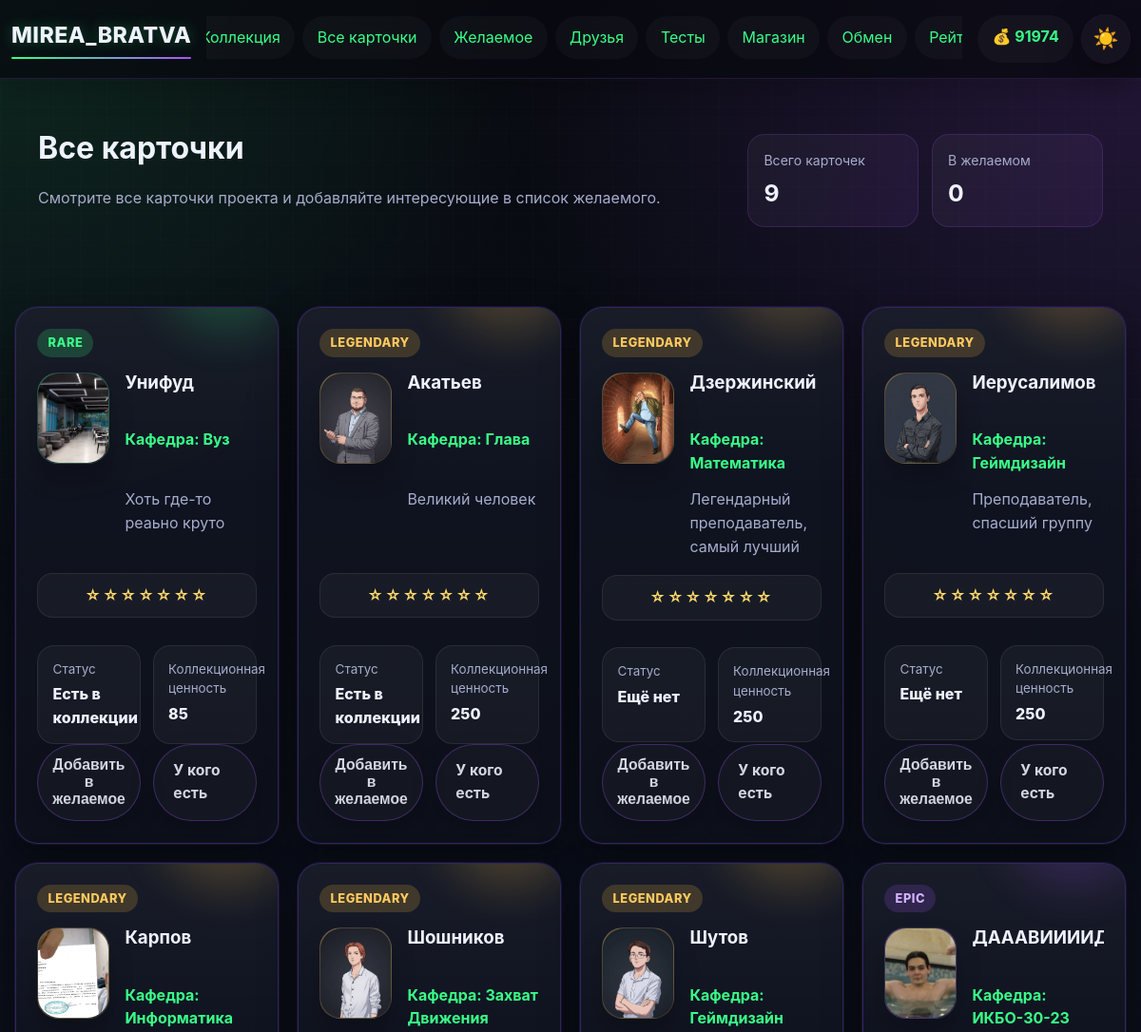
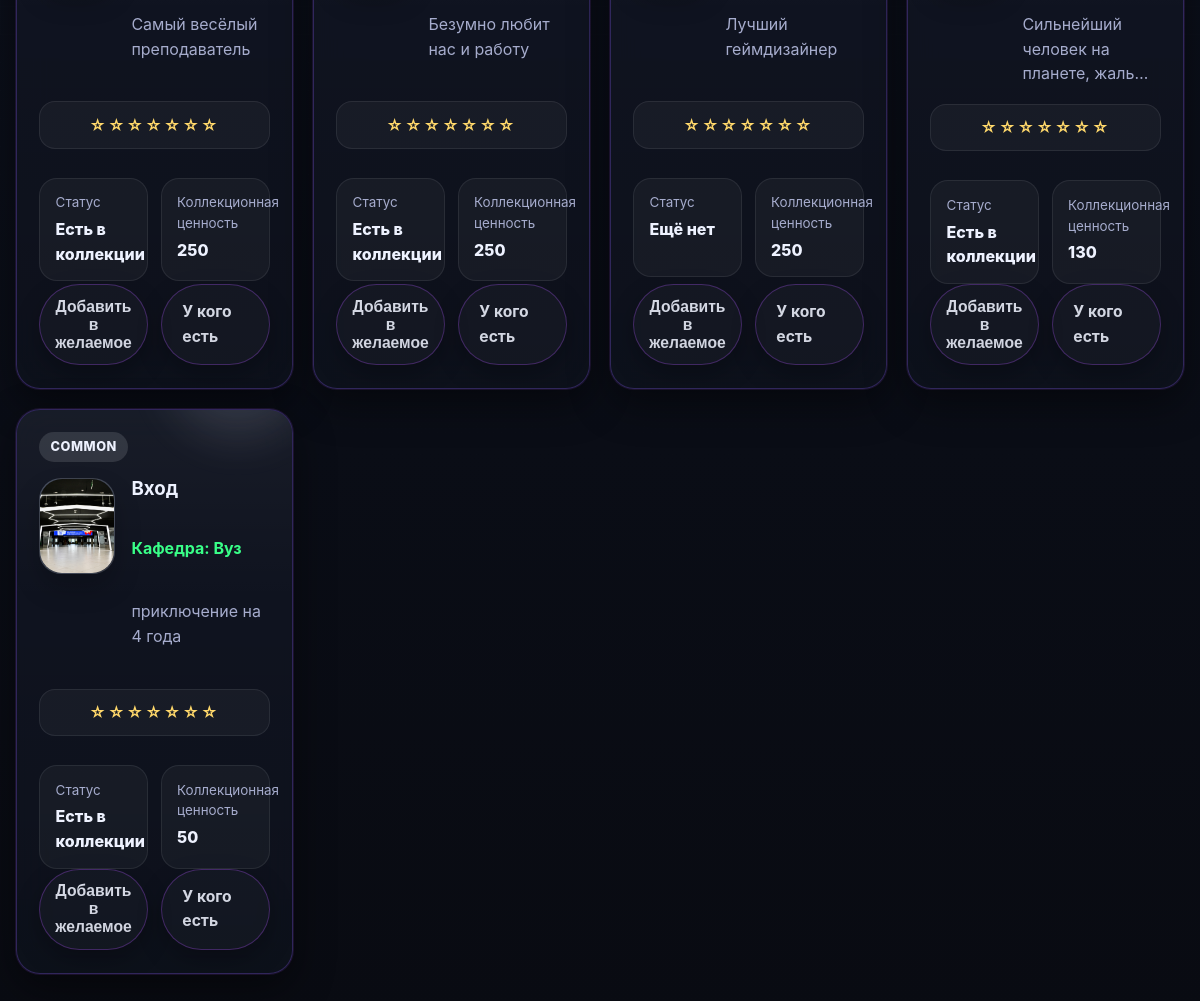
The page /cards (signed in) on the database as committed earlier (2 pictures, top to bottom).
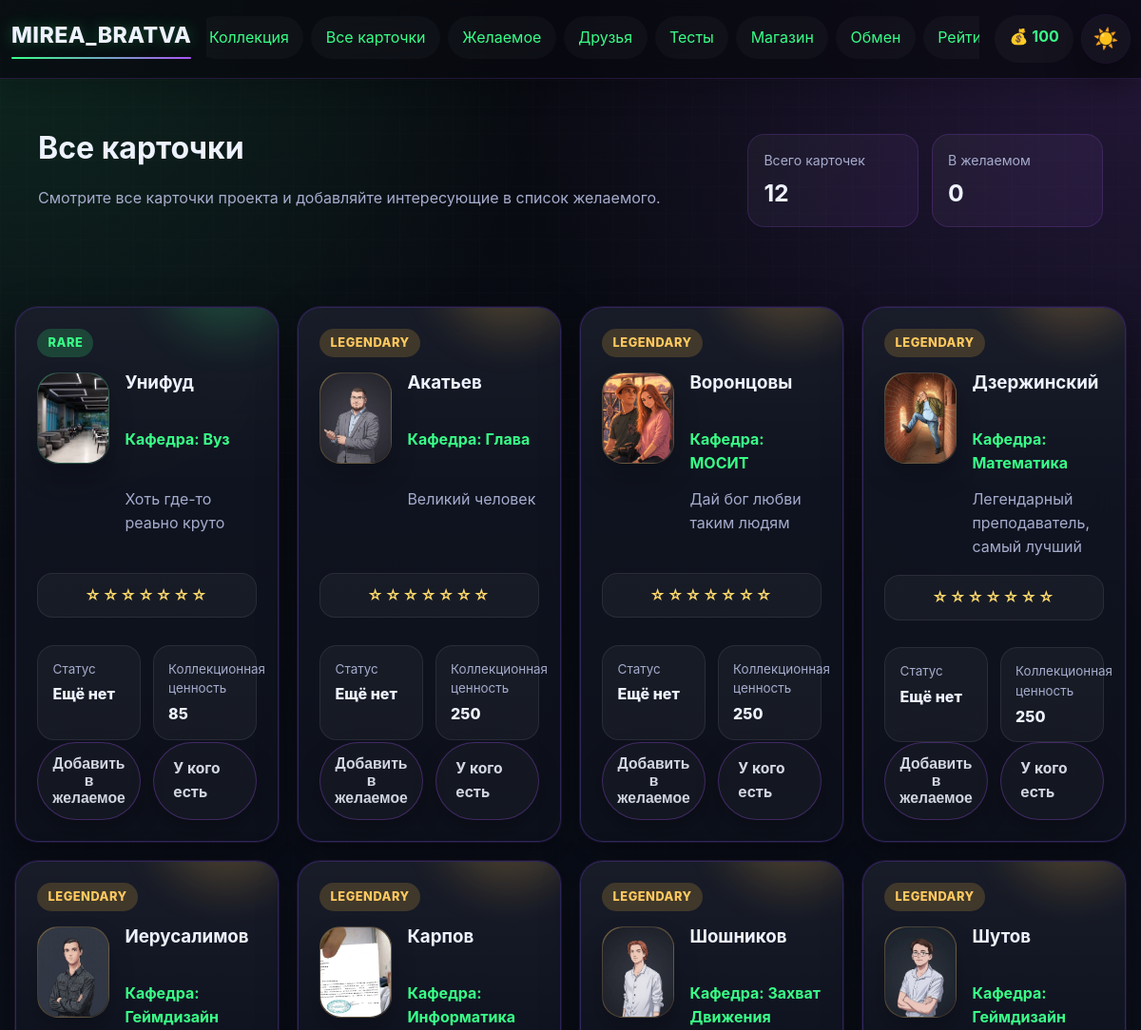
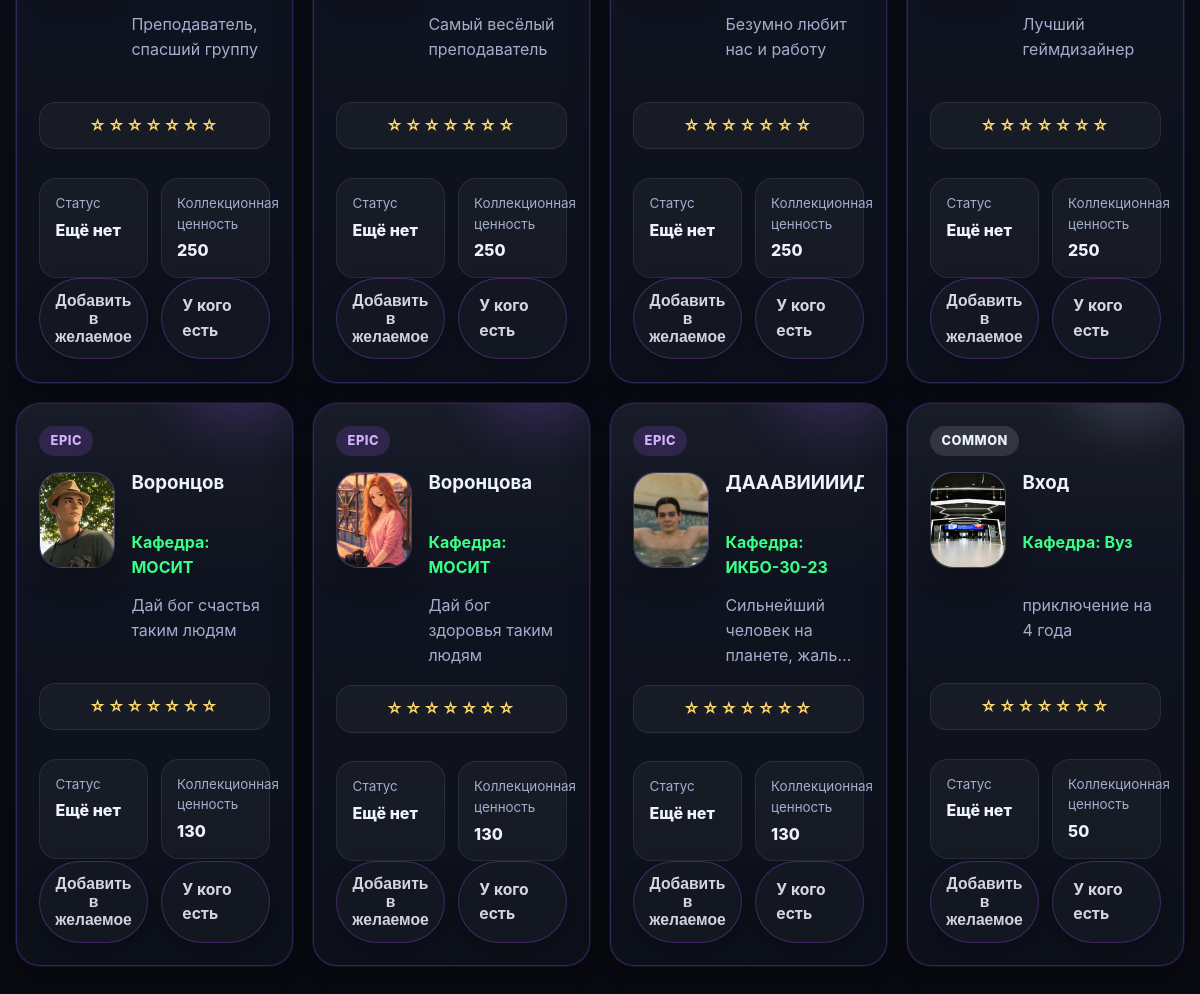
The same page on the database as committed later (2 pictures, top to bottom).
### app.py (models this page shows)
class User(UserMixin, db.Model):
    __tablename__ = 'user'
    id = db.Column(db.Integer, primary_key=True)
    username = db.Column(db.String(80), unique=True, nullable=False)
    email = db.Column(db.String(120), unique=True, nullable=False)
    password_hash = db.Column(db.String(200), nullable=False)
    coins = db.Column(db.Integer, default=100)
    profile_theme = db.Column(db.String(50), default='dark')
    avatar_frame = db.Column(db.String(50), default='none')
    bio = db.Column(db.Text, default='')
    owned_frames = db.Column(db.Text, default='[]')
    avatar_icon = db.Column(db.String(50), default='letter')
    created_at = db.Column(db.DateTime, default=datetime.utcnow)
    last_daily_bonus = db.Column(db.DateTime, default=None)

class Card(db.Model):
    __tablename__ = 'card'
    id = db.Column(db.Integer, primary_key=True)
    name = db.Column(db.String(100), nullable=False)
    description = db.Column(db.Text)
    rarity = db.Column(db.String(20), nullable=False)
    subject = db.Column(db.String(50), nullable=False)
    image_url = db.Column(db.String(200))
    base_price = db.Column(db.Integer, default=50)

### app.py (the view)
@app.route('/cards')
@login_required
def cards_catalog():
    cards = Card.query.order_by(Card.rarity.desc(), Card.name.asc()).all()
    wishlist_ids = {item.card_id for item in WishlistItem.query.filter_by(user_id=current_user.id).all()}
    owned_ids = {item.card_id for item in UserCard.query.filter_by(user_id=current_user.id).all()}
    return render_template('cards.html', cards=cards, wishlist_ids=wishlist_ids, owned_ids=owned_ids, get_card_letter=get_card_letter, get_card_stars_display=get_card_stars_display)

### app.py (called while the page is built)
@login_manager.user_loader
def load_user(user_id):
    return db.session.get(User, int(user_id))

def get_card_letter(card):
    return {
        'common': 'C',
        'rare': 'R',
        'epic': 'E',
        'legendary': 'L',
    }.get(card.rarity, '?')

def get_card_stars_display(star_level):
    star_level = max(0, int(star_level or 0))
    return '★' * star_level + '☆' * (7 - star_level)

### templates/cards.html (shortened to what this page needs)
{% extends "base.html" %}
{% from "_card_macros.html" import showcase_card %}
{% block content %}
<div class="collection-page">
    <div class="collection-hero hero-slim">
        <div>
            <h1>Все карточки</h1>
            <p class="collection-hint">Смотрите все карточки проекта и добавляйте интересующие в список желаемого.</p>
        </div>
        <div class="collection-stats">
            <div class="collection-stat">
                <span class="collection-stat-label">Всего карточек</span>
                <strong>{{ cards|length }}</strong>
            </div>
            <div class="collection-stat">
                <span class="collection-stat-label">В желаемом</span>
                <strong>{{ wishlist_ids|length }}</strong>
            </div>
        </div>
    </div>
    <div class="items-grid collection-grid collection-grid-enhanced">
        {% for card in cards %}
        {{ showcase_card(
            card=card,
            image_url=card.image_url,
            rarity=card.rarity,
            letter=get_card_letter(card),
            subject=card.subject,
            description=card.description,
            stars=get_card_stars_display(0),
            meta_items=[
                {'label': 'Статус', 'value': 'Есть в коллекции' if card.id in owned_ids else 'Ещё нет'},
                {'label': 'Коллекционная ценность', 'value': card.base_price}
            ],
            action_html=action_html,
            owner_url=url_for('card_owners', card_id=card.id)
        ) }}
        {% endfor %}
    </div>
</div>
{% endblock %}

### templates/base.html (shortened to what this page needs)
<!DOCTYPE html>
<html lang="ru">
<head>
    <link rel="stylesheet" href="{{ url_for('static', filename='css/style.css') }}">
</head>
<body class="{% if current_user.is_authenticated and current_user.profile_theme == 'light' %}light-theme{% else %}dark-theme{% endif %}">
    <nav class="navbar">
        <div class="nav-container">
            <a class="nav-logo" href="{{ url_for('index') }}">MIREA_BRATVA</a>
            <div class="nav-main">
                <ul class="nav-menu">
                    {% if current_user.is_authenticated %}
                        <li><a href="{{ url_for('collection') }}">Коллекция</a></li>
                        <li><a href="{{ url_for('cards_catalog') }}">Все карточки</a></li>
                        <li><a href="{{ url_for('wishlist') }}">Желаемое</a></li>
                        <li><a href="{{ url_for('friends') }}">Друзья</a></li>
                        <li><a href="{{ url_for('quizzes') }}">Тесты</a></li>
                        <li><a href="{{ url_for('shop') }}">Магазин</a></li>
                        <li><a href="{{ url_for('exchange') }}">Обмен</a></li>
                        <li><a href="{{ url_for('rating') }}">Рейтинг</a></li>
                    {% else %}
                        <li><a href="{{ url_for('login') }}">Вход</a></li>
                        <li><a href="{{ url_for('register') }}">Регистрация</a></li>
                    {% endif %}
                </ul>
            </div>
            {% if current_user.is_authenticated %}
            <div class="nav-actions">
                <div class="coins">💰 {{ current_user.coins }}</div>
                <a class="theme-toggle nav-pill" href="{{ url_for('toggle_theme') }}" title="Переключить тему">
                    {% if current_user.profile_theme == 'light' %}🌙{% else %}☀️{% endif %}
                </a>
            </div>
            {% endif %}
        </div>
    </nav>
    <main class="container">
        {% block content %}{% endblock %}
    </main>
</body>
</html>

### templates/_card_macros.html (shortened to what this page needs)
{% macro showcase_card(card, rarity, letter, subject, description, stars='', top_badge='', meta_items=[], action_html='', owner_url='', owner_label='У кого есть', image_url='') -%}
<article class="shop-item card-tile card-showcase card-standard rarity-{{ rarity }}">
    <div class="card-showcase-glow"></div>
    <div class="card-showcase-top">
        <span class="rarity-badge rarity-badge-{{ rarity }}">{{ rarity }}</span>
    </div>
    <div class="card-showcase-body">
        <div class="card-emblem rarity-emblem-{{ rarity }}">
            {% if image_url %}
                <img src="{{ image_url }}" alt="{{ card.name }}" style="width:100%;height:100%;object-fit:cover;border-radius:inherit;">
            {% else %}
                {{ letter }}
            {% endif %}
        </div>
        <div class="card-copy">
            <h3>{{ card.name }}</h3>
            <p class="card-subject-line">Кафедра: {{ subject }}</p>
            <p class="card-description-preview">{{ description }}</p>
        </div>
    </div>
    {% if stars %}
    <div class="card-stars-row" aria-label="Звёздность">{{ stars }}</div>
    {% endif %}
    {% if meta_items %}
    <div class="card-meta-grid">
        {% for item in meta_items %}
        <div class="meta-chip {% if item.accent %}meta-chip-accent{% endif %}">
            <span>{{ item.label }}</span>
            <strong>{{ item.value }}</strong>
        </div>
        {% endfor %}
    </div>
    {% endif %}
    {% if action_html or owner_url %}
    <div class="card-action-slot {% if action_html and owner_url %}card-action-slot-dual{% endif %}">
        {% if action_html %}{{ action_html|safe }}{% endif %}
        {% if owner_url %}<a class="btn btn-secondary" href="{{ owner_url }}">{{ owner_label }}</a>{% endif %}
    </div>
    {% endif %}
</article>
{%- endmacro %}

Rows that differ between the two databases and show on the page:
changed User: coins "91974" → "100"
added Card: rarity "LEGENDARY", image_url (picture), name "Воронцовы", subject "МОСИТ", description "Дай бог любви таким людям", stars "☆☆☆☆☆☆☆", label "Статус" "Коллекционная ценность", value "Ещё нет" "250", action_html "Добавить в желаемое", owner_label "У кого есть"
added Card: rarity "EPIC", image_url (picture), name "Воронцов", subject "МОСИТ", description "Дай бог счастья таким людям", stars "☆☆☆☆☆☆☆", label "Статус" "Коллекционная ценность", value "Ещё нет" "130", action_html "Добавить в желаемое", owner_label "У кого есть"
added Card: rarity "EPIC", image_url (picture), name "Воронцова", subject "МОСИТ", description "Дай бог здоровья таким людям", stars "☆☆☆☆☆☆☆", label "Статус" "Коллекционная ценность", value "Ещё нет" "130", action_html "Добавить в желаемое", owner_label "У кого есть"
Other text that changed with them:
{{ cards|length }}: "9" → "12"
new list line: "Статус Ещё нет"
list line gone: "Статус Есть в коллекции"
